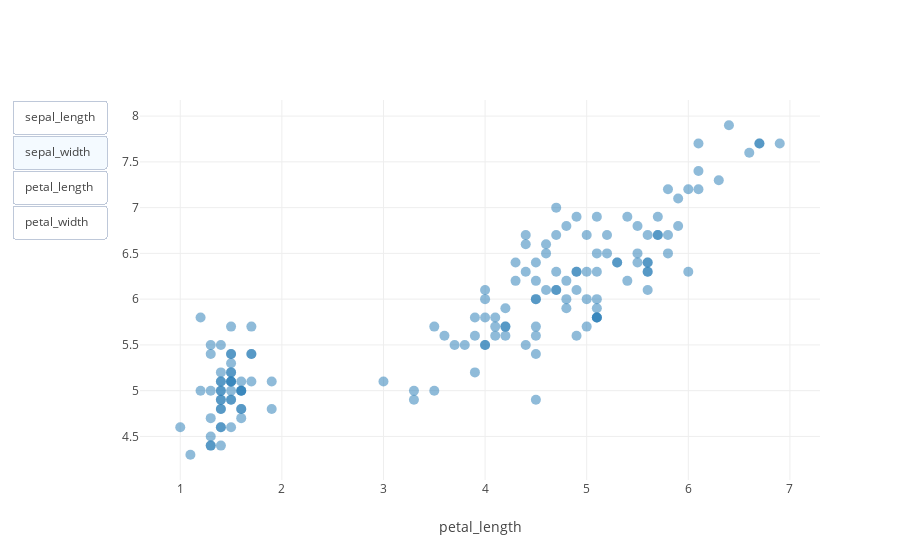

The notebook cell this image was saved under:
### Code cell
fig = make_toggle_plot(x, variable_list, title = 'Graph with toggle buttons')

### Figure 1 — Plotly figure (JSON) as saved in the notebook; plotly's stock layout.template omitted (floating-point values rounded to 4 significant figures; data arrays with more than 128 entries replaced by an {"elided": "..."} marker saying what was removed)
{"data": [{"marker": {"opacity": 0.5, "size": 10}, "mode": "markers", "name": "sepal_length", "type": "scatter", "uid": "ec06624c-deed-4be6-8f01-07a3c1b86cb3", "visible": true, "x": {"elided": "150 float values"}, "y": {"elided": "150 float values"}}, {"marker": {"opacity": 0.5, "size": 10}, "mode": "markers", "name": "sepal_width", "type": "scatter", "uid": "99620d9a-8ac8-459d-baeb-be6c90d2ff00", "visible": false, "x": {"elided": "150 float values"}, "y": {"elided": "150 float values"}}, {"marker": {"opacity": 0.5, "size": 10}, "mode": "markers", "name": "petal_length", "type": "scatter", "uid": "304ebfc4-5b28-4820-a04f-affb113d9bc0", "visible": false, "x": {"elided": "150 float values"}, "y": {"elided": "150 float values"}}, {"marker": {"opacity": 0.5, "size": 10}, "mode": "markers", "name": "petal_width", "type": "scatter", "uid": "d1b951f0-5d24-4ee3-826c-1102a67f5af9", "visible": false, "x": {"elided": "150 float values"}, "y": {"elided": "150 float values"}}], "layout": {"showlegend": false, "updatemenus": [{"active": 1, "buttons": [{"args": [{"visible": [true, false, false, false]}, {"yaxis": {"title": "sepal_length"}}], "label": "sepal_length", "method": "update"}, {"args": [{"visible": [false, true, false, false]}, {"yaxis": {"title": "sepal_width"}}], "label": "sepal_width", "method": "update"}, {"args": [{"visible": [false, false, true, false]}, {"yaxis": {"title": "petal_length"}}], "label": "petal_length", "method": "update"}, {"args": [{"visible": [false, false, false, true]}, {"yaxis": {"title": "petal_width"}}], "label": "petal_width", "method": "update"}], "type": "buttons"}], "xaxis": {"title": {"text": "petal_length"}}}}
